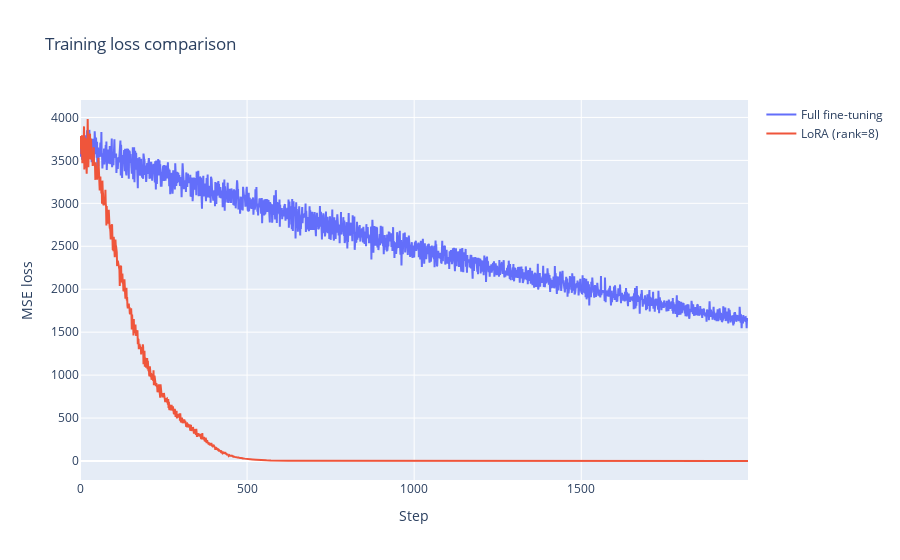

The code cell stored with this chart in its notebook:
### Code cell
fig = go.Figure()
fig.add_trace(go.Scatter(y=full_history, name="Full fine-tuning"))
fig.add_trace(go.Scatter(y=lora_history, name="LoRA (rank=8)"))
fig.update_layout(title="Training loss comparison", xaxis_title="Step", yaxis_title="MSE loss")
fig.show()

def format_mb(params: int, dtype=torch.float32) -> float:
    bytes_per_param = torch.finfo(dtype).bits // 8
    return params * bytes_per_param / (1024 ** 2)

results_table = pd.DataFrame([
    {
        "Model": "Full fine-tuning",
        "Trainable params": count_trainable_parameters(full_linear),
        "Approx optimizer state (MB)": format_mb(count_trainable_parameters(full_linear) * 2),
        "Final MSE": full_mse,
        "Relative weight error": full_error,
    },
    {
        "Model": "LoRA (rank=8)",
        "Trainable params": count_trainable_parameters(lora_linear),
        "Approx optimizer state (MB)": format_mb(count_trainable_parameters(lora_linear) * 2),
        "Final MSE": lora_mse,
        "Relative weight error": lora_error,
    },
])
results_table

### Figure 1 — Plotly figure (JSON) as saved in the notebook; plotly's stock layout.template omitted (floating-point values rounded to 4 significant figures; data arrays with more than 128 entries replaced by an {"elided": "..."} marker saying what was removed)
{"data": [{"name": "Full fine-tuning", "type": "scatter", "y": {"elided": "2000 float values"}}, {"name": "LoRA (rank=8)", "type": "scatter", "y": {"elided": "2000 float values"}}], "layout": {"title": {"text": "Training loss comparison"}, "xaxis": {"title": {"text": "Step"}}, "yaxis": {"title": {"text": "MSE loss"}}}}
